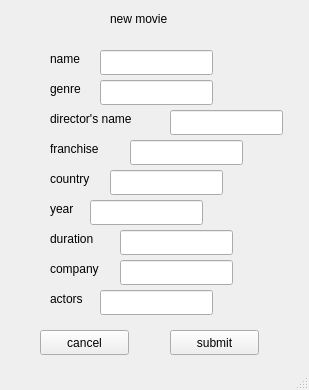
<?xml version="1.0" encoding="UTF-8"?>
<ui version="4.0">
 <class>create_movie_window</class>
 <widget class="QMainWindow" name="create_movie_window">
  <property name="geometry">
   <rect>
    <x>0</x>
    <y>0</y>
    <width>309</width>
    <height>390</height>
   </rect>
  </property>
  <property name="windowTitle">
   <string>new movie - EUR</string>
  </property>
  <widget class="QWidget" name="centralwidget">
   <widget class="QLineEdit" name="lineEdit_genre">
    <property name="geometry">
     <rect>
      <x>100</x>
      <y>80</y>
      <width>113</width>
      <height>25</height>
     </rect>
    </property>
   </widget>
   <widget class="QLabel" name="label_name">
    <property name="geometry">
     <rect>
      <x>50</x>
      <y>50</y>
      <width>67</width>
      <height>17</height>
     </rect>
    </property>
    <property name="text">
     <string>name</string>
    </property>
   </widget>
   <widget class="QLabel" name="label_genre">
    <property name="geometry">
     <rect>
      <x>50</x>
      <y>80</y>
      <width>67</width>
      <height>17</height>
     </rect>
    </property>
    <property name="text">
     <string>genre</string>
    </property>
   </widget>
   <widget class="QLabel" name="label_year">
    <property name="geometry">
     <rect>
      <x>50</x>
      <y>200</y>
      <width>67</width>
      <height>17</height>
     </rect>
    </property>
    <property name="text">
     <string>year</string>
    </property>
   </widget>
   <widget class="QLabel" name="label_actors">
    <property name="geometry">
     <rect>
      <x>50</x>
      <y>290</y>
      <width>67</width>
      <height>17</height>
     </rect>
    </property>
    <property name="text">
     <string>actors</string>
    </property>
   </widget>
   <widget class="QLineEdit" name="lineEdit_name">
    <property name="geometry">
     <rect>
      <x>100</x>
      <y>50</y>
      <width>113</width>
      <height>25</height>
     </rect>
    </property>
   </widget>
   <widget class="QLineEdit" name="lineEdit_franchise">
    <property name="geometry">
     <rect>
      <x>130</x>
      <y>140</y>
      <width>113</width>
      <height>25</height>
     </rect>
    </property>
   </widget>
   <widget class="QLabel" name="label_directors_name">
    <property name="geometry">
     <rect>
      <x>50</x>
      <y>110</y>
      <width>111</width>
      <height>17</height>
     </rect>
    </property>
    <property name="text">
     <string>director's name</string>
    </property>
   </widget>
   <widget class="QLabel" name="label_franchise">
    <property name="geometry">
     <rect>
      <x>50</x>
      <y>140</y>
      <width>67</width>
      <height>17</height>
     </rect>
    </property>
    <property name="text">
     <string>franchise</string>
    </property>
   </widget>
   <widget class="QLineEdit" name="lineEdit_directors_name">
    <property name="geometry">
     <rect>
      <x>170</x>
      <y>110</y>
      <width>113</width>
      <height>25</height>
     </rect>
    </property>
   </widget>
   <widget class="QLineEdit" name="lineEdit_country">
    <property name="geometry">
     <rect>
      <x>110</x>
      <y>170</y>
      <width>113</width>
      <height>25</height>
     </rect>
    </property>
   </widget>
   <widget class="QLineEdit" name="lineEdit_company">
    <property name="geometry">
     <rect>
      <x>120</x>
      <y>260</y>
      <width>113</width>
      <height>25</height>
     </rect>
    </property>
   </widget>
   <widget class="QLineEdit" name="lineEdit_actors">
    <property name="geometry">
     <rect>
      <x>100</x>
      <y>290</y>
      <width>113</width>
      <height>25</height>
     </rect>
    </property>
   </widget>
   <widget class="QLineEdit" name="lineEdit_year">
    <property name="geometry">
     <rect>
      <x>90</x>
      <y>200</y>
      <width>113</width>
      <height>25</height>
     </rect>
    </property>
   </widget>
   <widget class="QLabel" name="label_company">
    <property name="geometry">
     <rect>
      <x>50</x>
      <y>260</y>
      <width>67</width>
      <height>17</height>
     </rect>
    </property>
    <property name="text">
     <string>company</string>
    </property>
   </widget>
   <widget class="QLabel" name="label_country">
    <property name="geometry">
     <rect>
      <x>50</x>
      <y>170</y>
      <width>67</width>
      <height>17</height>
     </rect>
    </property>
    <property name="text">
     <string>country</string>
    </property>
   </widget>
   <widget class="QLabel" name="label_new_movie">
    <property name="geometry">
     <rect>
      <x>110</x>
      <y>10</y>
      <width>91</width>
      <height>17</height>
     </rect>
    </property>
    <property name="text">
     <string>new movie</string>
    </property>
   </widget>
   <widget class="QPushButton" name="pushButton_cancel">
    <property name="geometry">
     <rect>
      <x>40</x>
      <y>330</y>
      <width>89</width>
      <height>25</height>
     </rect>
    </property>
    <property name="text">
     <string>cancel</string>
    </property>
   </widget>
   <widget class="QPushButton" name="pushButton_submit">
    <property name="geometry">
     <rect>
      <x>170</x>
      <y>330</y>
      <width>89</width>
      <height>25</height>
     </rect>
    </property>
    <property name="text">
     <string>submit</string>
    </property>
   </widget>
   <widget class="QLabel" name="label_duration">
    <property name="geometry">
     <rect>
      <x>50</x>
      <y>230</y>
      <width>67</width>
      <height>17</height>
     </rect>
    </property>
    <property name="text">
     <string>duration</string>
    </property>
   </widget>
   <widget class="QLineEdit" name="lineEdit_duration">
    <property name="geometry">
     <rect>
      <x>120</x>
      <y>230</y>
      <width>113</width>
      <height>25</height>
     </rect>
    </property>
   </widget>
  </widget>
  <widget class="QStatusBar" name="statusbar"/>
 </widget>
 <resources/>
 <connections/>
</ui>
